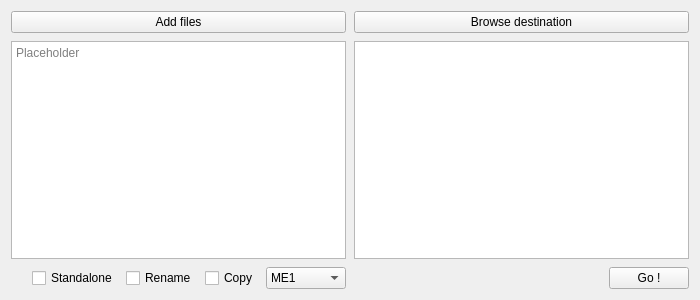
<?xml version="1.0" encoding="UTF-8"?>
<ui version="4.0">
 <class>MainWindow</class>
 <widget class="QMainWindow" name="MainWindow">
  <property name="geometry">
   <rect>
    <x>0</x>
    <y>0</y>
    <width>700</width>
    <height>300</height>
   </rect>
  </property>
  <property name="sizePolicy">
   <sizepolicy hsizetype="Preferred" vsizetype="Preferred">
    <horstretch>0</horstretch>
    <verstretch>0</verstretch>
   </sizepolicy>
  </property>
  <property name="windowTitle">
   <string>Mass Effect Texture Mapper</string>
  </property>
  <property name="windowIcon">
   <iconset>
    <normaloff>:/icon</normaloff>:/icon</iconset>
  </property>
  <widget class="QWidget" name="centralWidget">
   <property name="sizePolicy">
    <sizepolicy hsizetype="MinimumExpanding" vsizetype="MinimumExpanding">
     <horstretch>0</horstretch>
     <verstretch>0</verstretch>
    </sizepolicy>
   </property>
   <property name="minimumSize">
    <size>
     <width>640</width>
     <height>300</height>
    </size>
   </property>
   <layout class="QGridLayout" name="gridLayout_2">
    <item row="0" column="0">
     <layout class="QGridLayout" name="grid" columnstretch="1,1">
      <property name="sizeConstraint">
       <enum>QLayout::SetMaximumSize</enum>
      </property>
      <property name="spacing">
       <number>8</number>
      </property>
      <item row="3" column="0">
       <layout class="QHBoxLayout" name="hl1" stretch="0,0,0,0,0">
        <property name="spacing">
         <number>8</number>
        </property>
        <property name="sizeConstraint">
         <enum>QLayout::SetDefaultConstraint</enum>
        </property>
        <item>
         <spacer name="h2">
          <property name="orientation">
           <enum>Qt::Horizontal</enum>
          </property>
          <property name="sizeHint" stdset="0">
           <size>
            <width>40</width>
            <height>20</height>
           </size>
          </property>
         </spacer>
        </item>
        <item>
         <widget class="QCheckBox" name="option_standalone">
          <property name="text">
           <string>Standalone</string>
          </property>
         </widget>
        </item>
        <item>
         <widget class="QCheckBox" name="option_rename">
          <property name="text">
           <string>Rename</string>
          </property>
         </widget>
        </item>
        <item>
         <widget class="QCheckBox" name="option_copy">
          <property name="text">
           <string>Copy</string>
          </property>
         </widget>
        </item>
        <item>
         <widget class="QComboBox" name="combobox_game">
          <property name="minimumSize">
           <size>
            <width>80</width>
            <height>0</height>
           </size>
          </property>
          <property name="editable">
           <bool>false</bool>
          </property>
          <property name="currentText">
           <string>ME1</string>
          </property>
          <property name="currentIndex">
           <number>0</number>
          </property>
          <item>
           <property name="text">
            <string>ME1</string>
           </property>
          </item>
          <item>
           <property name="text">
            <string>ME2</string>
           </property>
          </item>
          <item>
           <property name="text">
            <string>ME3</string>
           </property>
          </item>
         </widget>
        </item>
       </layout>
      </item>
      <item row="0" column="1">
       <widget class="QPushButton" name="file_chooser_dst">
        <property name="text">
         <string>Browse destination</string>
        </property>
       </widget>
      </item>
      <item row="0" column="0">
       <widget class="QPushButton" name="file_chooser_src">
        <property name="text">
         <string>Add files</string>
        </property>
       </widget>
      </item>
      <item row="3" column="1">
       <layout class="QHBoxLayout" name="hl2">
        <item>
         <spacer name="h1">
          <property name="orientation">
           <enum>Qt::Horizontal</enum>
          </property>
          <property name="sizeHint" stdset="0">
           <size>
            <width>40</width>
            <height>20</height>
           </size>
          </property>
         </spacer>
        </item>
        <item>
         <widget class="QPushButton" name="button_go">
          <property name="enabled">
           <bool>true</bool>
          </property>
          <property name="minimumSize">
           <size>
            <width>80</width>
            <height>0</height>
           </size>
          </property>
          <property name="maximumSize">
           <size>
            <width>80</width>
            <height>16777215</height>
           </size>
          </property>
          <property name="layoutDirection">
           <enum>Qt::RightToLeft</enum>
          </property>
          <property name="text">
           <string>Go !</string>
          </property>
         </widget>
        </item>
       </layout>
      </item>
      <item row="1" column="1">
       <widget class="QTextEdit" name="text_edit_right">
        <property name="readOnly">
         <bool>true</bool>
        </property>
        <property name="overwriteMode">
         <bool>true</bool>
        </property>
       </widget>
      </item>
      <item row="1" column="0">
       <widget class="QTextEdit" name="text_edit_left">
        <property name="placeholderText">
         <string>Placeholder</string>
        </property>
       </widget>
      </item>
     </layout>
    </item>
   </layout>
  </widget>
 </widget>
 <layoutdefault spacing="6" margin="11"/>
 <resources/>
 <connections/>
</ui>
